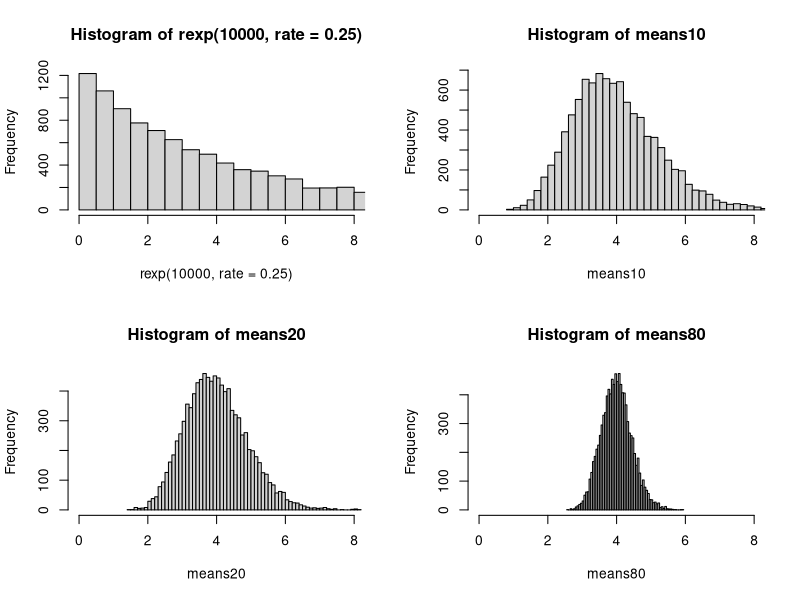

Reproduce this figure in R.
means10<-rep(NA,10000)
means20<-rep(NA,10000)
means80<-rep(NA,10000)
  for (i in 1:10000){
  samp10<-rexp(10,rate=.25)  
  samp20<-rexp(20,rate=.25)
  samp80<-rexp(80,rate=.25)
  means10[i]<-mean(samp10)
  means20[i]<-mean(samp20)
  means80[i]<-mean(samp80)
}
par(mfrow=c(2,2))
hist(rexp(10000,rate=.25),breaks=50,xlim=c(0,8))
hist(means10,breaks=50,xlim=c(0,8))
hist(means20,breaks=50,xlim=c(0,8))
hist(means80,breaks=50,xlim=c(0,8))
